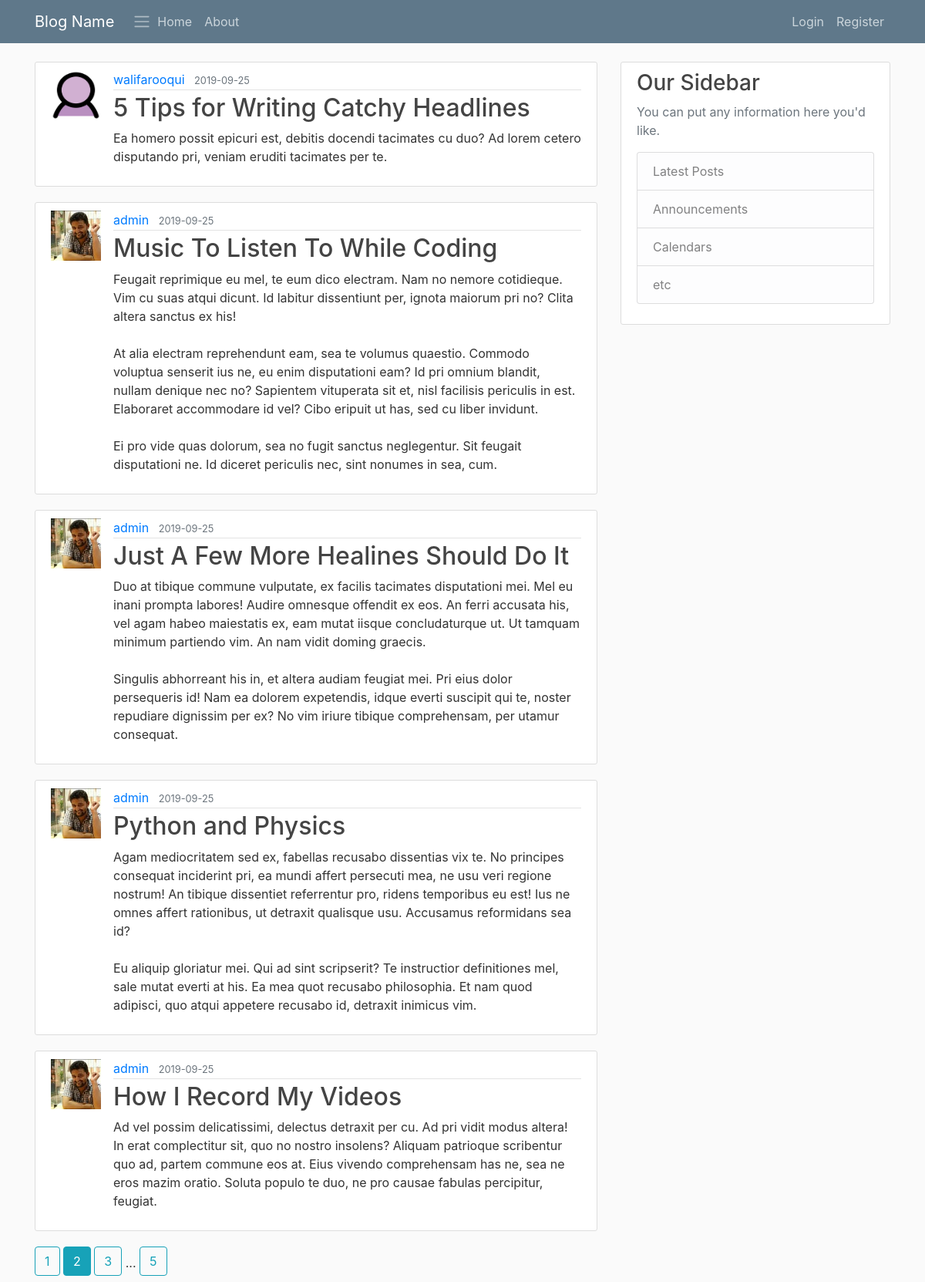
The page /home?page=2 on the database its author committed.
### ds_blog/models.py (models this page shows, shortened)
class Post(db.Model):
	id = db.Column(db.Integer, primary_key = True)
	title = db.Column(db.String(100), nullable = False)
	date_posted = db.Column(db.DateTime, nullable = False, default = datetime.utcnow)
	content = db.Column(db.Text, nullable = False)
	user_id = db.Column(db.Integer, db.ForeignKey('user.id'), nullable = False)

class User(db.Model, UserMixin):
	id = db.Column(db.Integer, primary_key = True)
	username = db.Column(db.String(20), unique = True, nullable = False)
	email = db.Column(db.String(120), unique = True, nullable = False)
	image_file = db.Column(db.String(20), nullable = False, default = 'default.jpg')
	password = db.Column(db.String(60), nullable = False)
	posts = db.relationship('Post', backref = 'author', lazy = True)

### ds_blog/main/routes.py (the view)
@main.route("/")
@main.route("/home")
def home():
    page = request.args.get('page', 1, type=int)
    posts = Post.query.order_by(Post.date_posted.desc()).paginate(page=page, per_page=5)
    return render_template('home.html', posts = posts, title='Blogposts')

### ds_blog/templates/home.html
{% extends 'layout.html' %}
{% block content %}
	{% for post in posts.items %}
		<article class="media content-section">
			<img class="rounded-cricle article-img" src = "{{ url_for('static', filename = 'profile_pic/' + post.author.image_file) }}">
		  <div class="media-body">
		    <div class="article-metadata">
		      <a class="mr-2" href="{{ url_for('users.user_posts', username = post.author.username )}}">{{ post.author.username }}</a>
					<small class="text-muted"> {{ post.date_posted.strftime("%Y-%m-%d") }} </small>
		    </div>
		    <h2><a class="article-title" href="{{ url_for('posts.post', post_id = post.id)}}">{{ post.title }}</a></h2>
		    <p class="article-content">{{ post.content }}</p>
		  </div>
		</article>
	{% endfor %}
	{% for page_num in posts.iter_pages(left_edge =1, right_edge =1, left_current=2, right_current=2) %}
		{% if page_num %}
			{% if posts.page == page_num %}
			<a class = "btn btn-info mb-2" href= "{{ url_for('main.home', page = page_num)}}"> {{ page_num }} </a>
			{% else %}
			<a class = "btn btn-outline-info mb-2" href= "{{ url_for('main.home', page = page_num)}}"> {{ page_num }} </a>
			{% endif %}
		{% else %}
		 ...
		{% endif %}
	{% endfor %}
{% endblock content %}

### ds_blog/static/main.css (style rules this page uses)
body { background: #fafafa; color: #333333; margin-top: 5rem; }
h1, h2, h3, h4, h5, h6 { color: #444444; }
.content-section { background: #ffffff; padding: 10px 20px; border: 1px solid #dddddd; border-radius: 3px; margin-bottom: 20px; }
.article-title { color: #444444; }
.article-content { white-space: pre-line; }
.article-img { height: 65px; width: 65px; margin-right: 16px; }
.article-metadata { padding-bottom: 1px; margin-bottom: 4px; border-bottom: 1px solid #e3e3e3 }

### rows shown on the page
Post: image_file (placeholder picture), author.username "walifarooqui", date_posted "2019-09-25", title "5 Tips for Writing Catchy Headlines", content "Ea homero possit epicuri est, debitis docendi tacimates cu duo? Ad lorem cetero disputando pri, veniam eruditi tacimates per te."
Post: image_file (picture), author.username "admin", date_posted "2019-09-25", title "Music To Listen To While Coding", content "Feugait reprimique eu mel, te eum dico electram. Nam no nemore cotidieque. Vim cu suas atqui dicunt. Id labitur dissentiunt per, ignota maiorum pri no? Clita altera sanctus ex his! At alia electram reprehendunt eam, sea te volumus quaestio. Commodo voluptua senserit ius ne, eu enim disputationi eam? Id pri omnium blandit, nullam denique nec no? Sapientem vituperata sit et, nisl facilisis periculis in est. Elaboraret accommodare id vel? Cibo eripuit ut has, sed cu liber invidunt. Ei pro vide quas dolorum, sea no fugit sanctus neglegentur. Sit feugait disputationi ne. Id diceret periculis nec, sint nonumes in sea, cum."
Post: image_file (picture), author.username "admin", date_posted "2019-09-25", title "Just A Few More Healines Should Do It", content "Duo at tibique commune vulputate, ex facilis tacimates disputationi mei. Mel eu inani prompta labores! Audire omnesque offendit ex eos. An ferri accusata his, vel agam habeo maiestatis ex, eam mutat iisque concludaturque ut. Ut tamquam minimum partiendo vim. An nam vidit doming graecis. Singulis abhorreant his in, et altera audiam feugiat mei. Pri eius dolor persequeris id! Nam ea dolorem expetendis, idque everti suscipit qui te, noster repudiare dignissim per ex? No vim iriure tibique comprehensam, per utamur consequat."
Post: image_file (picture), author.username "admin", date_posted "2019-09-25", title "Python and Physics", content "Agam mediocritatem sed ex, fabellas recusabo dissentias vix te. No principes consequat inciderint pri, ea mundi affert persecuti mea, ne usu veri regione nostrum! An tibique dissentiet referrentur pro, ridens temporibus eu est! Ius ne omnes affert rationibus, ut detraxit qualisque usu. Accusamus reformidans sea id? Eu aliquip gloriatur mei. Qui ad sint scripserit? Te instructior definitiones mel, sale mutat everti at his. Ea mea quot recusabo philosophia. Et nam quod adipisci, quo atqui appetere recusabo id, detraxit inimicus vim."
Post: image_file (picture), author.username "admin", date_posted "2019-09-25", title "How I Record My Videos", content "Ad vel possim delicatissimi, delectus detraxit per cu. Ad pri vidit modus altera! In erat complectitur sit, quo no nostro insolens? Aliquam patrioque scribentur quo ad, partem commune eos at. Eius vivendo comprehensam has ne, sea ne eros mazim oratio. Soluta populo te duo, ne pro causae fabulas percipitur, feugiat."

### other values the page prints
{{ page_num }} "1" "3" "5"
{{ page_num }} "2"
